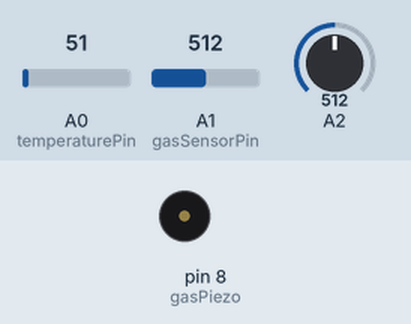
Recording of a sketch running on a simulated Arduino Uno, built with avr-gcc and run on an emulated ATmega328P. On the bench: buzzer (waves = sounding). Inputs (shaded band) come from the test bench; at power-on: A1 (gasSensorPin) = 512, A0 (temperaturePin) = 51, A2 = 512. What the sketch prints to the serial monitor is not drawn.

Above: at 1.2 s.
1.3 s: A1 (gasSensorPin) set to 650
4.3 s: A1 (gasSensorPin) set to 678
At 4.9 s:
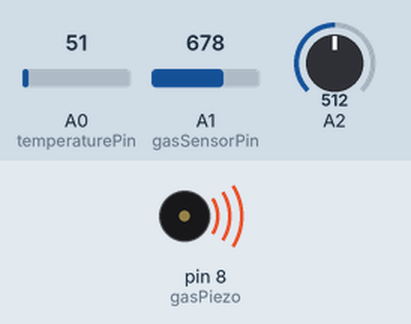
11.1 s: A1 (gasSensorPin) set to 511
At 12.9 s:
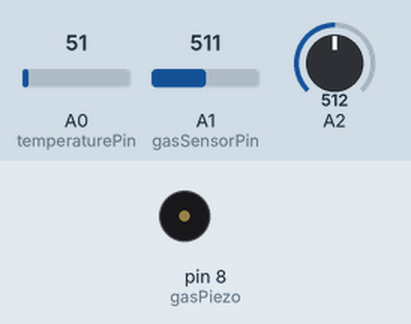
Timing chart, 0 to 14.4 s (numbered marks = the images above; inputs shaded):
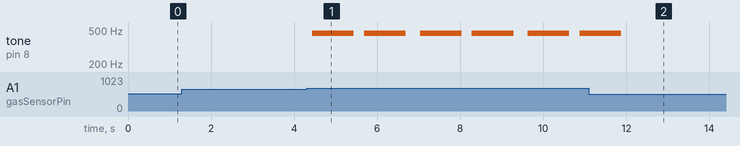

The sketch:

SmartCity.ino
```cpp
// C++ code
//
//#################### GAS SENSOR VARIABLES #############
int gasSensorPin = A1;
int gasPiezo = 8;
int GREEN_LED = 4;
int BLUE_LED = 5;
int YELLOW_LED = 6;
int RED_LED = 7;
int temperaturePin = A0;

//#################### STATS VARIABLES #############

//cars
long passedCars = 0;
long lastLog = millis();
long LOG_INTERVAL = 2000;

long hourMillis = 3600000;
long lastHourMillis = 0;
long lastHourPassedCars = 0;

long maximumCarsPerHour = 5;

//stoplight
int redLight = 10;
int greenLight = 9;


void setup(){
  Serial.begin(9600);
  lastHourMillis = millis();

  initLeds();	//init stoplightLeds
}

void loop()
{


  checkGas();

  checkCarPass();

  Serial.println(getTemperature());

  delay(250);

}

void checkGas(){
  int value = getAirQuality();

  if(value > 80){
  	tone(gasPiezo, 460); // play tone 59 (B4 = 494 Hz)
    delay(1000);
  }
  noTone(gasPiezo);

  digitalWrite(GREEN_LED, HIGH);
  digitalWrite(BLUE_LED, value >= 30 ? HIGH : LOW);
  digitalWrite(YELLOW_LED, value >= 50 ? HIGH : LOW);
  digitalWrite(RED_LED, value >= 80 ? HIGH : LOW);
}

void checkCarPass(){
  int carSensor = analogRead(A2);
  //Serial.print("Sensor: ");
  //Serial.println(sensor);

  /** 	if the value is greater than 0
  		it means that a car has passed.
  */
  if(carSensor > 0){
    if(millis() - lastLog > LOG_INTERVAL){

      if(millis() - lastHourMillis < hourMillis){
        lastHourPassedCars +=1;		//adding a car

        if(lastHourPassedCars > maximumCarsPerHour){
          //block the lane
          digitalWrite(redLight, HIGH);
          digitalWrite(greenLight, LOW);
        }else{
          initLeds();
        }
      }else{
        lastHourMillis = millis();
        lastHourPassedCars = 0;
        initLeds();
      }

      lastLog = millis();

      passedCars +=1;
      writeLog("A car passed");
    }

  }
}


//########################## UTILS #########################


/**
* This method should write to an SD card,
* but TinkerCad does not have such module.
* Instead i just print to screen the log.
*/
String writeLog(String action){


  Serial.print("{");

  //the timestamp of the event
  Serial.print("\"Timestamp\" : \"");
  Serial.print(millis());

  //the action that triggered the log
  Serial.print("\"; \"Action\" : \"");
  Serial.print(action);

  //the amount of cars that passed till this moment
  Serial.print("\"; \"passedCars\" : \"");
  Serial.print(passedCars);

  //the amount of cars that passed in the last hour
  Serial.print("\"; \"passedCarsLastHour\" : \"");
  Serial.print(lastHourPassedCars);

  //the air quality at this point in time
  Serial.print("\"; \"airQuality\" : \"");
  Serial.print(getAirQuality());
  Serial.print("%");

  //the air temperature
  Serial.print("\"; \"airTemperature\" : \"");
  Serial.print(getTemperature());

  Serial.println("\"}");

}

int getAirQuality(){
  int gas = analogRead(gasSensorPin);
  return map(gas, 300, 750, 0, 100);
}

int getTemperature(){
  return map(((analogRead(temperaturePin) - 20) * 3.04), 0, 1023, -40, 125);
}

void initLeds(){
  digitalWrite(redLight, LOW);		//stoplight
  digitalWrite(greenLight, HIGH);	//stoplight
}
```

Measured:
- the behaviour switches between 664 and 665 on A1 (gasSensorPin) (found by bisection; images 0 and 1)
- after the input at 1.3 s, every drawn part: stays the same
- after the input at 4.3 s, tone on pin 8 (gasPiezo): silent → 460 Hz after 0.14 s, then repeats every 2.6 s: silent 0.25 s, 460 Hz 1.0 s, silent 0.34 s, 460 Hz 1.0 s
- after the input at 11.1 s, tone on pin 8 (gasPiezo): goes on until 11.9 s, then stays silent
